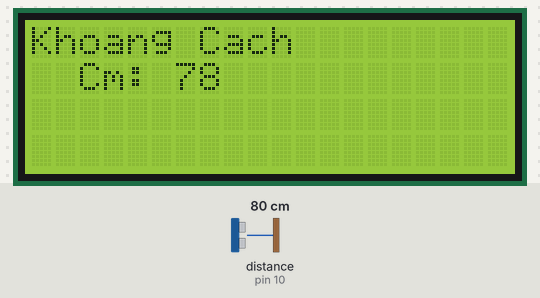
A sketch run on a simulated Arduino Uno, built with avr-gcc and run on an emulated ATmega328P. Parts: 20×4 character LCD. Wiring (inferred from the names in the program): ultrasonic range finder: trigger pin 9; echo pin 10. The inputs (shaded band) are chosen by the test bench; at power-on: distance to the obstacle (sensor on pin 10) 80 cm. The echo pulse lasts 58.3 µs per cm; what the sketch prints to the serial monitor is not drawn.

Above: at 1.2 s.
1.3 s: distance to the obstacle (sensor on pin 10) set to 2 cm
At 2.0 s:
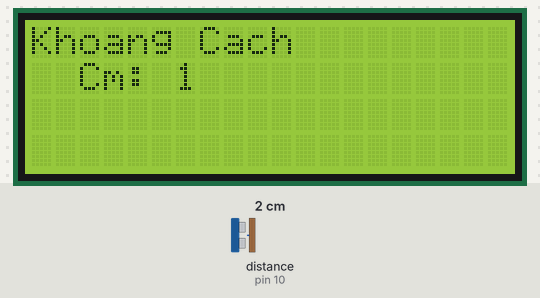
3.1 s: distance to the obstacle (sensor on pin 10) set to 4 cm
4.7 s: distance to the obstacle (sensor on pin 10) set to 9 cm
At 5.2 s:
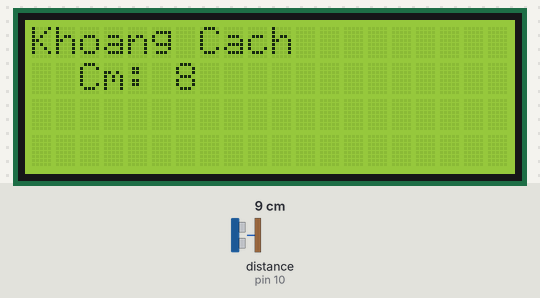
Timing chart, 0 to 7.7 s (numbered marks = the images above; inputs shaded):
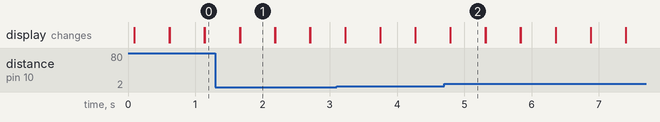

The sketch:

Distance.ino
```cpp
/* Ultrasonic Sensor HC-SR04 and Arduino Tutorial

  by Dejan Nedelkovski,
  www.HowToMechatronics.com

*/

#include <LiquidCrystal_I2C.h>


LiquidCrystal_I2C lcd(0x27, 20, 4); // set the LCD address to 0x27 for a 16 chars and 2 line display

// defines pins numbers
const int trigPin = 9;
const int echoPin = 10;
// defines variables
long duration;
int distance;
void setup() {
  pinMode(trigPin, OUTPUT); // Sets the trigPin as an Output
  pinMode(echoPin, INPUT); // Sets the echoPin as an Input


  lcd.init();
  lcd.backlight();


  Serial.begin(9600); // Starts the serial communication


}
void loop() {
  lcd.clear();
  lcd.setCursor(0, 0);
  lcd.print("Khoang Cach");

  lcd.setCursor(2, 1);
  lcd.print("Cm: ");


  // Clears the trigPin
  digitalWrite(trigPin, LOW);
  delayMicroseconds(2);
  // Sets the trigPin on HIGH state for 10 micro seconds
  digitalWrite(trigPin, HIGH);
  delayMicroseconds(10);
  digitalWrite(trigPin, LOW);
  // Reads the echoPin, returns the sound wave travel time in microseconds
  duration = pulseIn(echoPin, HIGH);
  // Calculating the distance
  distance = duration * 0.034 / 2;
  // Prints the distance on the Serial Monitor

  Serial.print("Distance: ");
  Serial.println(distance);
  lcd.setCursor(6, 1);
  lcd.print(distance);
  delay(500);
}
```

Measured:
- after the input at 1.3 s, the display: first differs from a run without the input after 0.37 s (image 1)
- after the input at 4.7 s, the display: first differs from a run without the input after 0.09 s (image 2)
- what the display in image 2 shows lasts 0.5 s, from 4.8 s to 5.3 s
